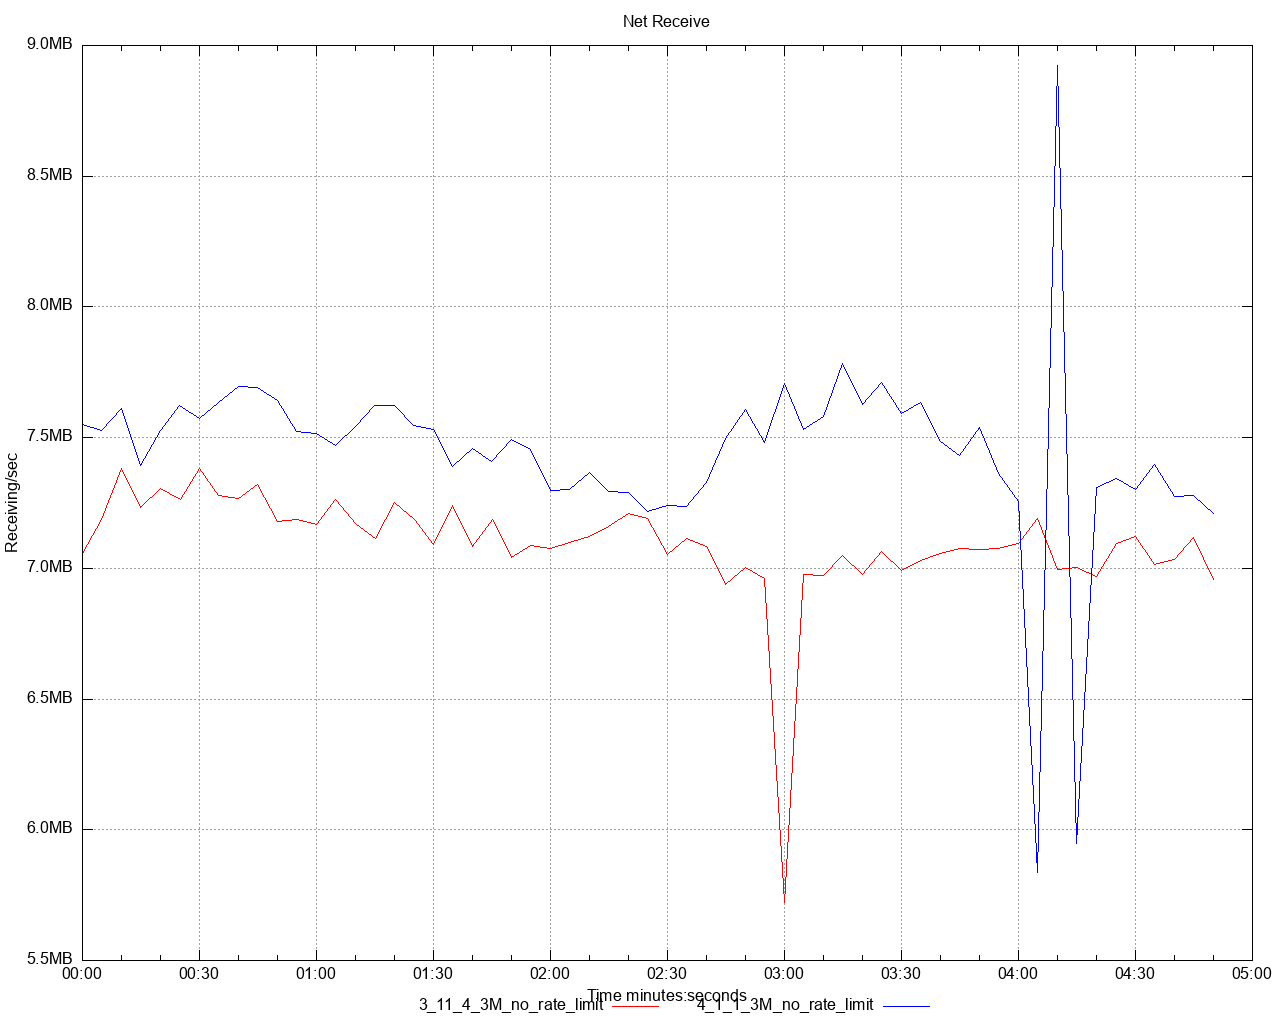

Here is the gnuplot script that generated this plot:
set title 'Net Receive' noenhanced
set style data lines
set datafile separator ","
set terminal png size 1280,1024
set grid
set key below
set xdata time
set timefmt "%s"
offset = 0
t0(x)=(offset=($0==0) ? x : offset, x - offset)
set xlabel 'Time minutes:seconds'
set ylabel 'Receiving/sec'
set format y '%.1s%cB'
set output '/Users/ahmet.mircik/simulator/tests/report_3M_no_rate_limit/dstat/net_receive_A2.png'
plot \
   '/Users/ahmet.mircik/simulator/tests/report_3M_no_rate_limit/data/net_receive_A2_1.data' using (t0(timecolumn(1))):2 title "3_11_4_3M_no_rate_limit" noenhanced lt rgb "red", \
   '/Users/ahmet.mircik/simulator/tests/report_3M_no_rate_limit/data/net_receive_A2_2.data' using (t0(timecolumn(1))):2 title "4_1_1_3M_no_rate_limit" noenhanced lt rgb "blue", \
